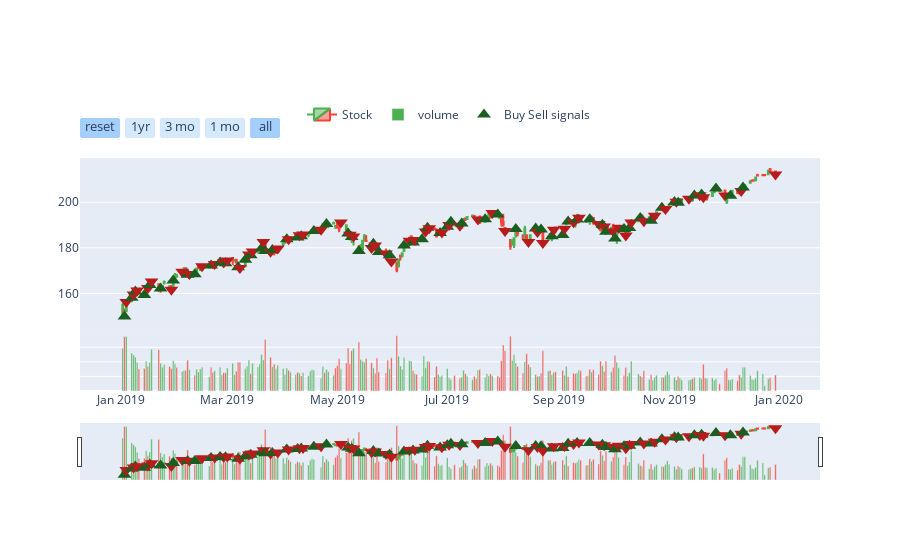

The notebook cell saved with this chart:
### Code cell
candlesticks = Candlesticks(x=combined_QQQ, state_field="strategy1_state")
candlesticks.plot()

### Figure 1 — Plotly figure (JSON) as saved in the notebook; plotly's stock layout.template omitted (floating-point values rounded to 4 significant figures; data arrays with more than 128 entries replaced by an {"elided": "..."} marker saying what was removed)
{"data": [{"close": {"elided": "249 float values"}, "decreasing": {"line": {"color": "#f44336"}}, "high": {"elided": "249 float values"}, "increasing": {"line": {"color": "#4caf50"}}, "low": {"elided": "249 float values"}, "name": "Stock", "open": {"elided": "249 float values"}, "type": "candlestick", "x": {"elided": "249 str values"}, "yaxis": "y2"}, {"marker": {"color": {"elided": "249 str values"}}, "name": "volume", "type": "bar", "x": {"elided": "249 str values"}, "y": {"elided": "249 int values"}, "yaxis": "y"}, {"marker": {"color": ["#1b5e20", "#b71c1c", "#1b5e20", "#b71c1c", "#1b5e20", "#b71c1c", "#1b5e20", "#b71c1c", "#1b5e20", "#b71c1c", "#1b5e20", "#b71c1c", "#1b5e20", "#b71c1c", "#1b5e20", "#b71c1c", "#1b5e20", "#b71c1c", "#1b5e20", "#b71c1c", "#1b5e20", "#b71c1c", "#1b5e20", "#b71c1c", "#1b5e20", "#b71c1c", "#1b5e20", "#b71c1c", "#1b5e20", "#b71c1c", "#1b5e20", "#b71c1c", "#1b5e20", "#b71c1c", "#1b5e20", "#b71c1c", "#1b5e20", "#b71c1c", "#1b5e20", "#b71c1c", "#1b5e20", "#b71c1c", "#1b5e20", "#b71c1c", "#1b5e20", "#b71c1c", "#1b5e20", "#b71c1c", "#1b5e20", "#b71c1c", "#1b5e20", "#b71c1c", "#1b5e20", "#b71c1c", "#1b5e20", "#b71c1c", "#1b5e20", "#b71c1c", "#1b5e20", "#b71c1c", "#1b5e20", "#b71c1c", "#1b5e20", "#b71c1c", "#1b5e20", "#b71c1c", "#1b5e20", "#b71c1c", "#1b5e20", "#b71c1c", "#1b5e20", "#b71c1c", "#1b5e20", "#b71c1c", "#1b5e20", "#b71c1c", "#1b5e20", "#b71c1c", "#1b5e20", "#b71c1c", "#1b5e20", "#b71c1c", "#1b5e20", "#b71c1c", "#1b5e20", "#b71c1c", "#1b5e20", "#b71c1c", "#1b5e20", "#b71c1c", "#1b5e20", "#b71c1c", "#1b5e20", "#b71c1c", "#1b5e20", "#b71c1c", "#1b5e20", "#b71c1c", "#1b5e20", "#b71c1c", "#1b5e20", "#b71c1c", "#1b5e20", "#b71c1c", "#1b5e20", "#b71c1c", "#1b5e20", "#b71c1c", "#1b5e20", "#b71c1c", "#1b5e20", "#b71c1c", "#1b5e20", "#b71c1c", "#1b5e20", "#b71c1c", "#1b5e20", "#b71c1c", "#1b5e20", "#b71c1c", "#1b5e20", "#b71c1c", "#1b5e20", "#b71c1c"], "size": 12, "symbol": ["triangle-up", "triangle-down", "triangle-up", "triangle-down", "triangle-up", "triangle-down", "triangle-up", "triangle-down", "triangle-up", "triangle-down", "triangle-up", "triangle-down", "triangle-up", "triangle-down", "triangle-up", "triangle-down", "triangle-up", "triangle-down", "triangle-up", "triangle-down", "triangle-up", "triangle-down", "triangle-up", "triangle-down", "triangle-up", "triangle-down", "triangle-up", "triangle-down", "triangle-up", "triangle-down", "triangle-up", "triangle-down", "triangle-up", "triangle-down", "triangle-up", "triangle-down", "triangle-up", "triangle-down", "triangle-up", "triangle-down", "triangle-up", "triangle-down", "triangle-up", "triangle-down", "triangle-up", "triangle-down", "triangle-up", "triangle-down", "triangle-up", "triangle-down", "triangle-up", "triangle-down", "triangle-up", "triangle-down", "triangle-up", "triangle-down", "triangle-up", "triangle-down", "triangle-up", "triangle-down", "triangle-up", "triangle-down", "triangle-up", "triangle-down", "triangle-up", "triangle-down", "triangle-up", "triangle-down", "triangle-up", "triangle-down", "triangle-up", "triangle-down", "triangle-up", "triangle-down", "triangle-up", "triangle-down", "triangle-up", "triangle-down", "triangle-up", "triangle-down", "triangle-up", "triangle-down", "triangle-up", "triangle-down", "triangle-up", "triangle-down", "triangle-up", "triangle-down", "triangle-up", "triangle-down", "triangle-up", "triangle-down", "triangle-up", "triangle-down", "triangle-up", "triangle-down", "triangle-up", "triangle-down", "triangle-up", "triangle-down", "triangle-up", "triangle-down", "triangle-up", "triangle-down", "triangle-up", "triangle-down", "triangle-up", "triangle-down", "triangle-up", "triangle-down", "triangle-up", "triangle-down", "triangle-up", "triangle-down", "triangle-up", "triangle-down", "triangle-up", "triangle-down", "triangle-up", "triangle-down", "triangle-up", "triangle-down", "triangle-up", "triangle-down"]}, "mode": "markers", "name": "Buy Sell signals", "type": "scatter", "x": ["2019-01-03T00:00:00", "2019-01-04T00:00:00", "2019-01-07T00:00:00", "2019-01-08T00:00:00", "2019-01-09T00:00:00", "2019-01-10T00:00:00", "2019-01-14T00:00:00", "2019-01-16T00:00:00", "2019-01-17T00:00:00", "2019-01-18T00:00:00", "2019-01-23T00:00:00", "2019-01-29T00:00:00", "2019-01-30T00:00:00", "2019-02-04T00:00:00", "2019-02-07T00:00:00", "2019-02-08T00:00:00", "2019-02-11T00:00:00", "2019-02-15T00:00:00", "2019-02-20T00:00:00", "2019-02-22T00:00:00", "2019-02-25T00:00:00", "2019-02-27T00:00:00", "2019-02-28T00:00:00", "2019-03-01T00:00:00", "2019-03-07T00:00:00", "2019-03-08T00:00:00", "2019-03-11T00:00:00", "2019-03-13T00:00:00", "2019-03-14T00:00:00", "2019-03-15T00:00:00", "2019-03-20T00:00:00", "2019-03-21T00:00:00", "2019-03-22T00:00:00", "2019-03-25T00:00:00", "2019-03-26T00:00:00", "2019-03-29T00:00:00", "2019-04-03T00:00:00", "2019-04-04T00:00:00", "2019-04-09T00:00:00", "2019-04-10T00:00:00", "2019-04-11T00:00:00", "2019-04-12T00:00:00", "2019-04-18T00:00:00", "2019-04-22T00:00:00", "2019-04-25T00:00:00", "2019-05-03T00:00:00", "2019-05-07T00:00:00", "2019-05-08T00:00:00", "2019-05-09T00:00:00", "2019-05-10T00:00:00", "2019-05-13T00:00:00", "2019-05-20T00:00:00", "2019-05-21T00:00:00", "2019-05-22T00:00:00", "2019-05-24T00:00:00", "2019-05-28T00:00:00", "2019-05-30T00:00:00", "2019-05-31T00:00:00", "2019-06-07T00:00:00", "2019-06-10T00:00:00", "2019-06-12T00:00:00", "2019-06-13T00:00:00", "2019-06-17T00:00:00", "2019-06-19T00:00:00", "2019-06-20T00:00:00", "2019-06-21T00:00:00", "2019-06-27T00:00:00", "2019-06-28T00:00:00", "2019-07-01T00:00:00", "2019-07-02T00:00:00", "2019-07-03T00:00:00", "2019-07-08T00:00:00", "2019-07-09T00:00:00", "2019-07-18T00:00:00", "2019-07-22T00:00:00", "2019-07-26T00:00:00", "2019-07-29T00:00:00", "2019-08-02T00:00:00", "2019-08-08T00:00:00", "2019-08-15T00:00:00", "2019-08-19T00:00:00", "2019-08-20T00:00:00", "2019-08-22T00:00:00", "2019-08-23T00:00:00", "2019-08-28T00:00:00", "2019-08-29T00:00:00", "2019-09-03T00:00:00", "2019-09-04T00:00:00", "2019-09-06T00:00:00", "2019-09-09T00:00:00", "2019-09-11T00:00:00", "2019-09-12T00:00:00", "2019-09-18T00:00:00", "2019-09-23T00:00:00", "2019-09-25T00:00:00", "2019-09-26T00:00:00", "2019-09-27T00:00:00", "2019-10-01T00:00:00", "2019-10-02T00:00:00", "2019-10-04T00:00:00", "2019-10-07T00:00:00", "2019-10-08T00:00:00", "2019-10-10T00:00:00", "2019-10-11T00:00:00", "2019-10-16T00:00:00", "2019-10-18T00:00:00", "2019-10-22T00:00:00", "2019-10-24T00:00:00", "2019-10-28T00:00:00", "2019-10-30T00:00:00", "2019-11-04T00:00:00", "2019-11-05T00:00:00", "2019-11-06T00:00:00", "2019-11-12T00:00:00", "2019-11-15T00:00:00", "2019-11-18T00:00:00", "2019-11-19T00:00:00", "2019-11-20T00:00:00", "2019-11-27T00:00:00", "2019-12-02T00:00:00", "2019-12-05T00:00:00", "2019-12-11T00:00:00", "2019-12-12T00:00:00", "2019-12-30T00:00:00"], "y": [149.8, 156.2, 158.1, 159.5, 160.8, 161.3, 159.3, 162.4, 163.6, 165.2, 162.1, 161.6, 165.7, 169.5, 168.2, 168.6, 168.4, 171.9, 172.2, 172.9, 173.5, 173.6, 173.2, 174.4, 171.4, 171.2, 174.7, 177.0, 176.7, 178.4, 179.8, 182.6, 178.6, 178.2, 179.1, 179.7, 183.8, 183.7, 184.5, 185.5, 185.0, 185.8, 187.4, 187.9, 190.5, 191.1, 186.2, 185.8, 184.8, 185, 178.6, 179.9, 181.8, 181.0, 178.2, 177.5, 176.8, 173.9, 181.0, 183.1, 182.3, 183.4, 183.7, 187.1, 188.9, 188.6, 186.5, 186.7, 189.3, 190.0, 191.4, 189.7, 190.7, 192.4, 192.5, 195.3, 194.6, 187.4, 188.3, 182.6, 188.4, 187.0, 188.0, 182.1, 185.1, 187.9, 185.6, 188.3, 191.6, 191.2, 192.4, 193.2, 192.5, 190.5, 190.1, 189.4, 187.0, 187.3, 184.1, 188.8, 188.2, 185.4, 188.7, 191.1, 193.0, 191.7, 191.9, 194.1, 197.6, 197.0, 200.1, 200.2, 199.8, 201.5, 202.9, 203.1, 203.4, 202.1, 206.0, 203, 202.8, 205.0, 206.5, 212.2], "yaxis": "y2"}], "layout": {"legend": {"orientation": "h", "x": 0.3, "y": 0.9, "yanchor": "bottom"}, "xaxis": {"rangeselector": {"bgcolor": "rgba(150, 200, 250, 0.4)", "buttons": [{"count": 1, "label": "reset", "step": "all"}, {"count": 1, "label": "1yr", "step": "year", "stepmode": "backward"}, {"count": 3, "label": "3 mo", "step": "month", "stepmode": "backward"}, {"count": 1, "label": "1 mo", "step": "month", "stepmode": "backward"}, {"step": "all"}], "font": {"size": 13}, "visible": true, "x": 0, "y": 0.9}}, "yaxis": {"domain": [0, 0.2], "showticklabels": false}, "yaxis2": {"domain": [0.2, 0.8]}}}
